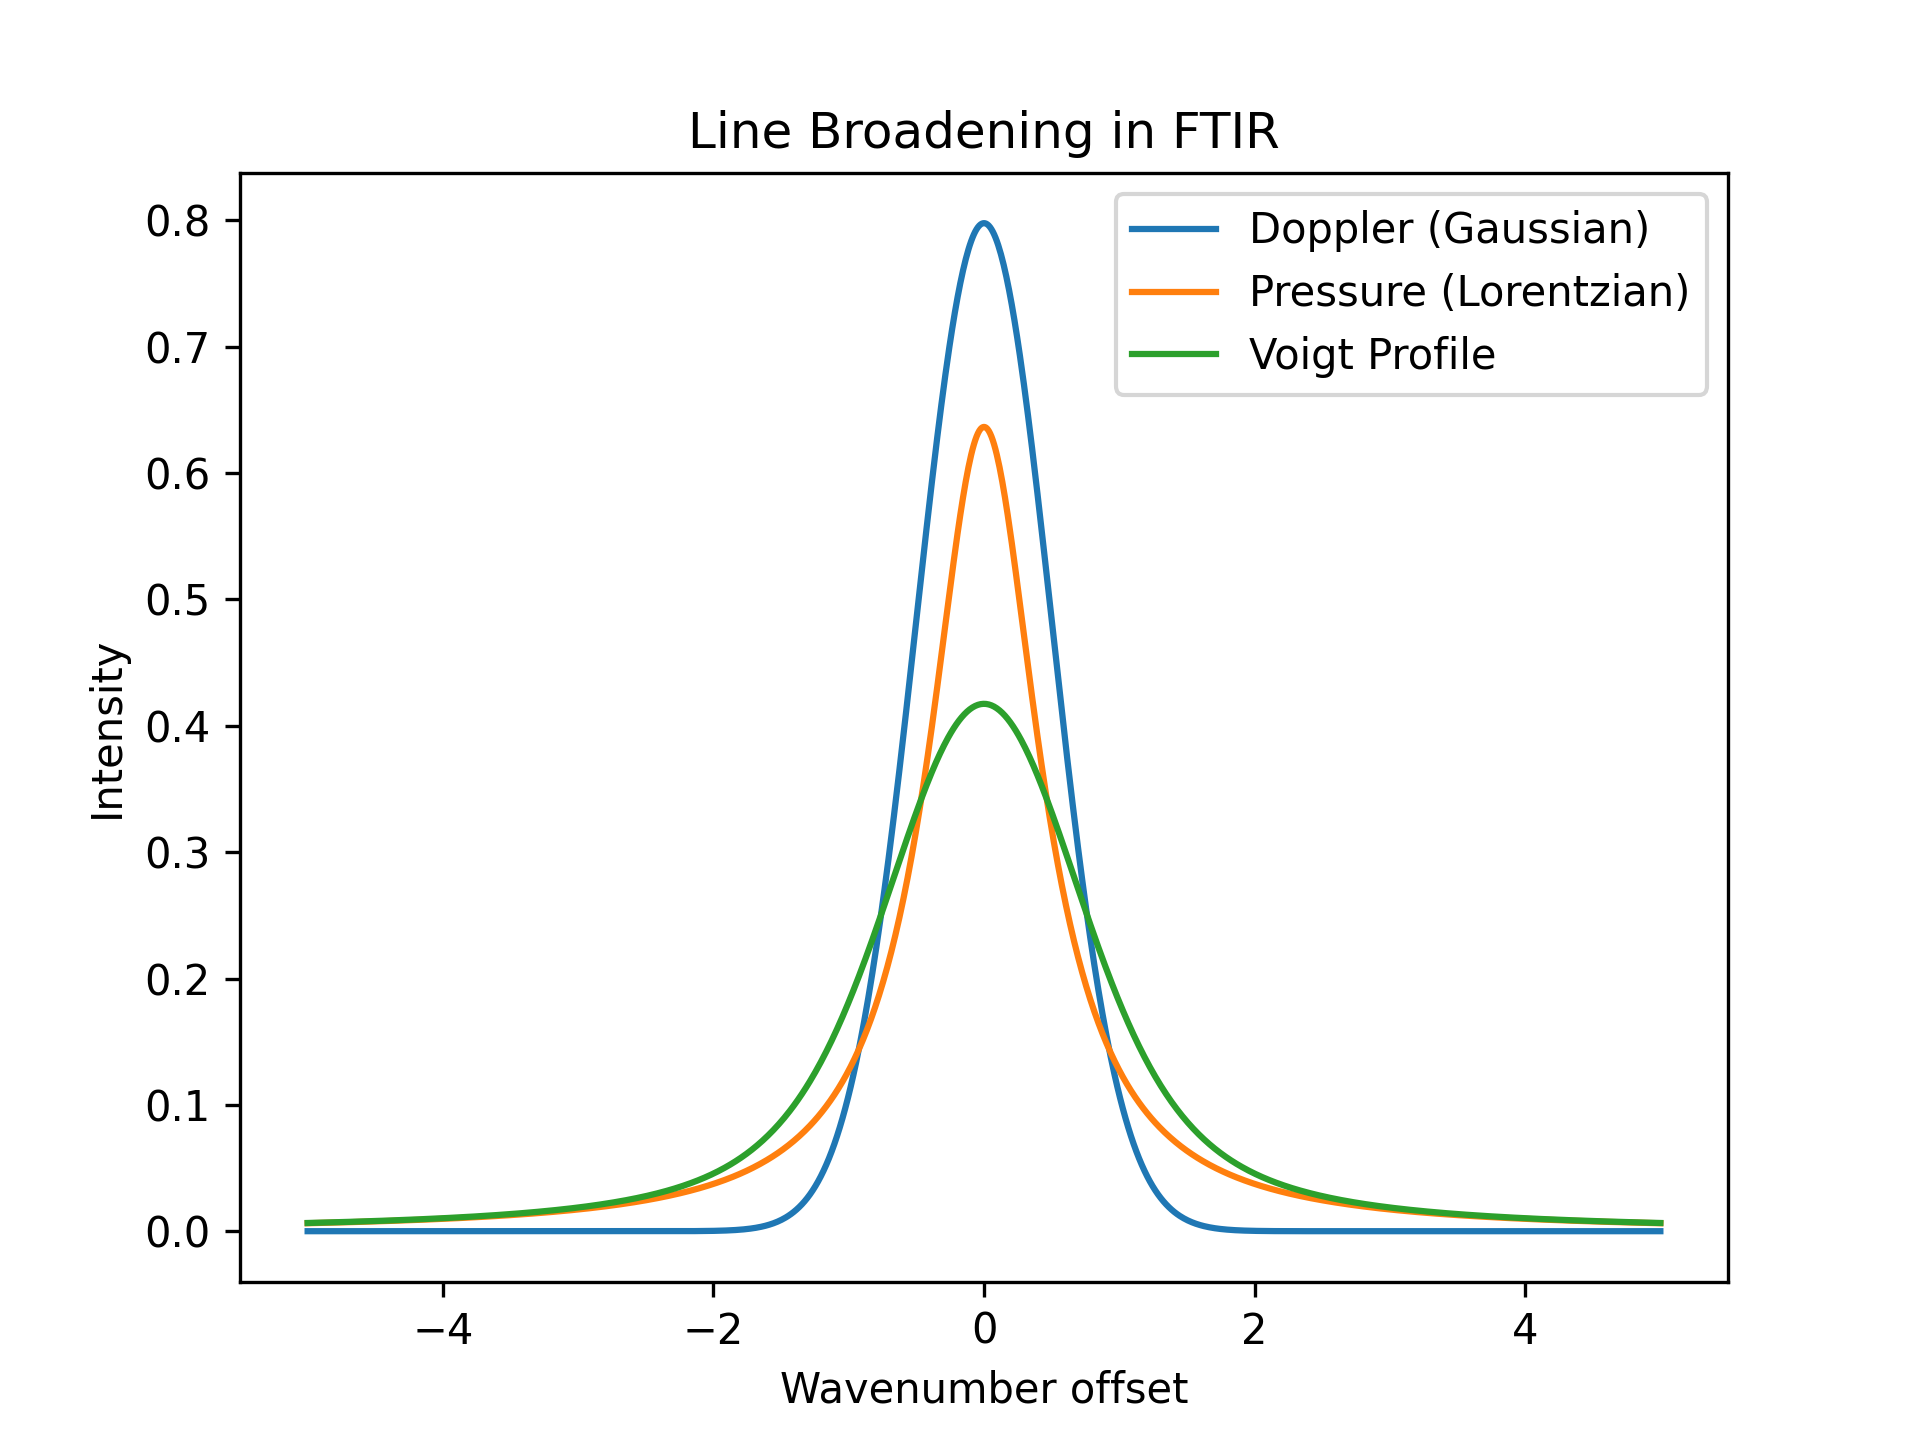

Write Python code to recreate this figure.
import numpy as np
import matplotlib.pyplot as plt
from scipy.special import wofz

# X axis
x = np.linspace(-5, 5, 1000)

# print(x)

# Gaussian (Doppler)
sigma = 0.5
gaussian = np.exp(-x**2/(2*sigma**2)) / (sigma*np.sqrt(2*np.pi))

# Lorestzian (Pressure)
gamma = 0.5
lorentzian = gamma / (np.pi * (x**2 + gamma**2))

#print(lorentzian)

# Voigt profile
def voigt(x,sigma, gamma):
    z = (x + 1j*gamma) / (sigma*np.sqrt(2))
    return np.real(wofz(z)) / (sigma*np.sqrt(2*np.pi))

voigt_profile = voigt(x, sigma, gamma)
#print(voigt_profile)

plt.figure()
plt.plot(x, gaussian, label='Doppler (Gaussian)')
plt.plot(x, lorentzian, label='Pressure (Lorentzian)')
plt.plot(x, voigt_profile, label='Voigt Profile')
plt.legend()
plt.xlabel('Wavenumber offset')
plt.ylabel('Intensity')
plt.title('Line Broadening in FTIR')

plt.savefig("line_broadening.png", dpi=300)
